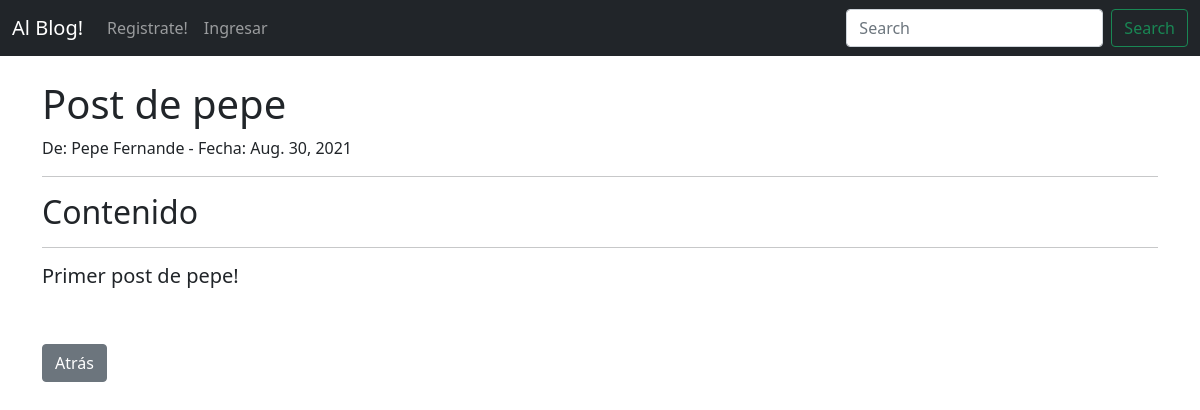
The app's page /article/2 with its own data.
### BlogApp/models.py (models this page shows, shortened)
class Post(models.Model):
    titulo = models.CharField(max_length=255)
    tag_titulo = models.CharField(max_length=255, default="Blog")
    autor = models.ForeignKey(User, on_delete=models.CASCADE)
    contenido = models.TextField()
    fecha_publicacion = models.DateField(auto_now_add=True)

### BlogApp/views.py (the view)
# urls.py: path('article/<int:pk>', ArticleDetailView.as_view(), name="article-detail"), #pk parametro.
class ArticleDetailView(DetailView):
    model = Post
    template_name = 'blog/article_detail.html'

### BlogApp/templates/blog/article_detail.html (shortened to what this page needs)
{% extends 'blog/base.html' %}
{% block content %}
</br><h1> {{post.titulo }}</h1>
     De: {{post.autor.first_name}} {{post.autor.last_name}}
     - Fecha: {{post.fecha_publicacion}}
    <hr>
    <h2>Contenido</h2>
    <hr>
    <p><h5>{{post.contenido}}</h5>
    <a href="{% url 'Home' %}" class="btn btn-secondary"> Atrás </a>
{% endblock %}

### records on screen
Post: titulo "Post de pepe", autor.first_name "Pepe", autor.last_name "Fernande", fecha_publicacion "Aug. 30, 2021", contenido "Primer post de pepe!"
